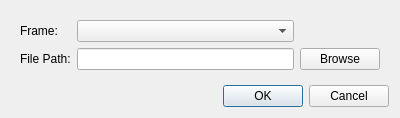
<?xml version="1.0" encoding="UTF-8"?>
<ui version="4.0">
 <class>LoadToolPathDialog</class>
 <widget class="QDialog" name="LoadToolPathDialog">
  <property name="geometry">
   <rect>
    <x>0</x>
    <y>0</y>
    <width>400</width>
    <height>116</height>
   </rect>
  </property>
  <property name="windowTitle">
   <string>Dialog</string>
  </property>
  <layout class="QVBoxLayout" name="verticalLayout">
   <item>
    <widget class="QFrame" name="frame">
     <property name="frameShape">
      <enum>QFrame::NoFrame</enum>
     </property>
     <property name="frameShadow">
      <enum>QFrame::Raised</enum>
     </property>
     <layout class="QGridLayout" name="gridLayout">
      <item row="0" column="0">
       <widget class="QLabel" name="frame_label">
        <property name="text">
         <string>Frame:</string>
        </property>
       </widget>
      </item>
      <item row="0" column="1">
       <widget class="QComboBox" name="frame_combo_box">
        <property name="sizePolicy">
         <sizepolicy hsizetype="Preferred" vsizetype="Fixed">
          <horstretch>0</horstretch>
          <verstretch>0</verstretch>
         </sizepolicy>
        </property>
       </widget>
      </item>
      <item row="1" column="1">
       <widget class="QLineEdit" name="file_path_line_edit">
        <property name="readOnly">
         <bool>true</bool>
        </property>
       </widget>
      </item>
      <item row="1" column="0">
       <widget class="QLabel" name="file_path_label">
        <property name="text">
         <string>File Path:</string>
        </property>
       </widget>
      </item>
      <item row="1" column="2">
       <widget class="QPushButton" name="file_path_push_button">
        <property name="text">
         <string>Browse</string>
        </property>
       </widget>
      </item>
     </layout>
    </widget>
   </item>
   <item>
    <widget class="QDialogButtonBox" name="buttonBox">
     <property name="orientation">
      <enum>Qt::Horizontal</enum>
     </property>
     <property name="standardButtons">
      <set>QDialogButtonBox::Cancel|QDialogButtonBox::Ok</set>
     </property>
    </widget>
   </item>
  </layout>
 </widget>
 <resources/>
 <connections>
  <connection>
   <sender>buttonBox</sender>
   <signal>accepted()</signal>
   <receiver>LoadToolPathDialog</receiver>
   <slot>accept()</slot>
   <hints>
    <hint type="sourcelabel">
     <x>248</x>
     <y>254</y>
    </hint>
    <hint type="destinationlabel">
     <x>157</x>
     <y>274</y>
    </hint>
   </hints>
  </connection>
  <connection>
   <sender>buttonBox</sender>
   <signal>rejected()</signal>
   <receiver>LoadToolPathDialog</receiver>
   <slot>reject()</slot>
   <hints>
    <hint type="sourcelabel">
     <x>316</x>
     <y>260</y>
    </hint>
    <hint type="destinationlabel">
     <x>286</x>
     <y>274</y>
    </hint>
   </hints>
  </connection>
 </connections>
</ui>
